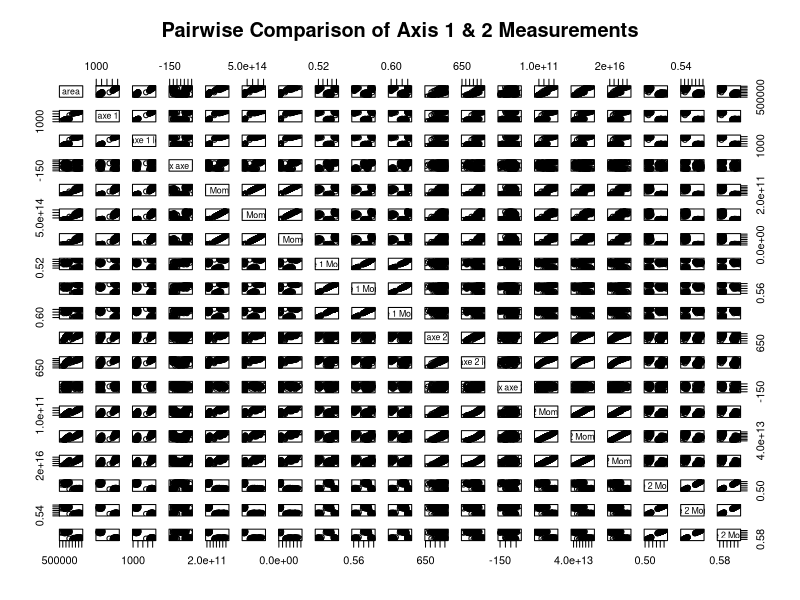
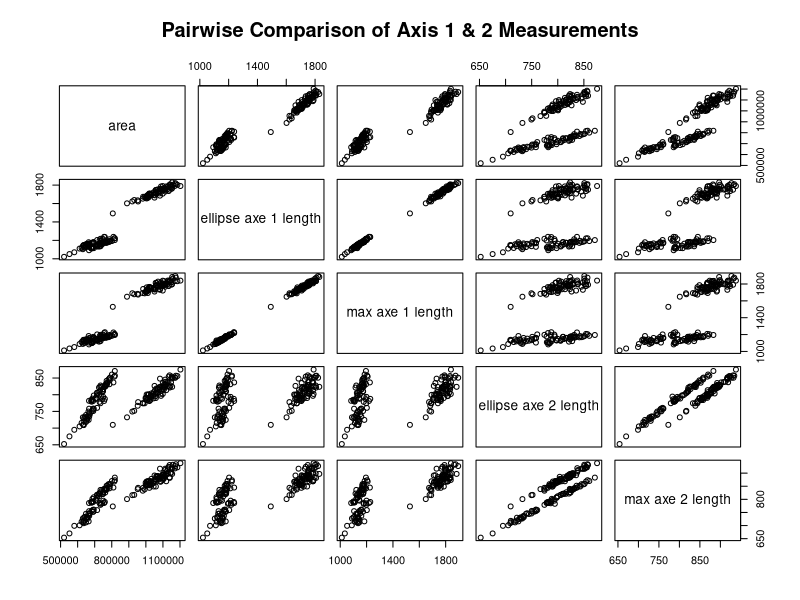
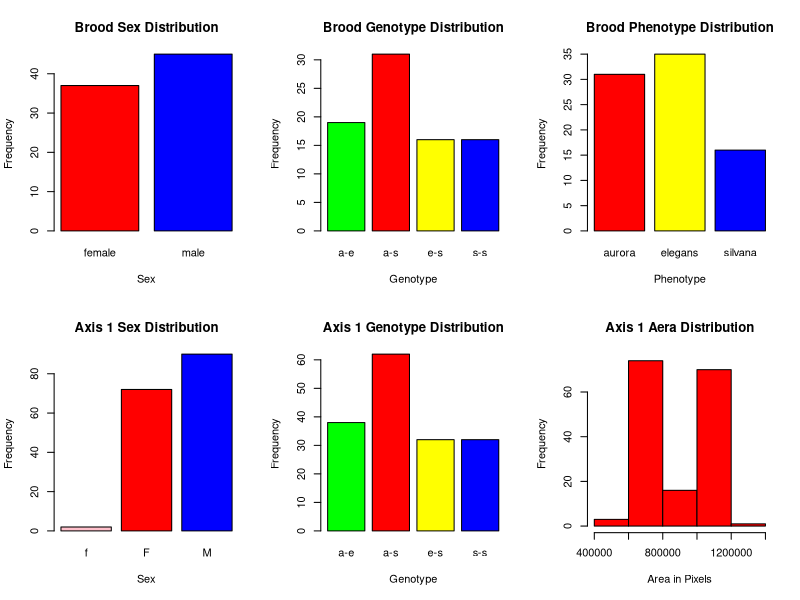

Write R code to recreate these figures, in order.
# J. Jedediah Smith
# BIFX 551
# Assignment 1
# 2/19/2022


##############
# QUESTION 1 #
##############

# Loading the document into R and remove bad rows.
# https://www.r-bloggers.com/2021/06/reading-data-from-excel-files-xlsxlsxcsv-into-r-quick-guide/
library("readxl")
Axis1 <- read_excel("WING paper Data for repository.xlsx", sheet = "Axis 1 measures")
Axis1 <- Axis1[-c(165:175),]
Axis2 <- read_excel("WING paper Data for repository.xlsx", sheet = "Axis 2 measures")
Axis2 <- Axis2[-c(165:168),]

# Remove unneeded name and duplicate variable.
Axis2 <- Axis2[-c(1,3,13)]

# Renaming the name column to match the other sheet.
# https://stackoverflow.com/questions/7531868/how-to-rename-a-single-column-in-a-data-frame
names(Axis2)[names(Axis2) == 'name...2'] <- 'name'

# Combine variables for Axis 1 and 2 together using their name.
CombinedAxis <- merge(Axis1,Axis2,by="name")

# Make sure all the numeric columns are numeric.
# https://stackoverflow.com/questions/2288485/how-to-convert-a-data-frame-column-to-numeric-type
CombinedAxis[, c(4:20)] <- sapply(CombinedAxis[, c(4:20)], as.numeric)


##############
# QUESTION 2 #
##############

# Remove the non-number variables.
NumOnly <- CombinedAxis[-c(1:3)]

# Statistical description.
summary(NumOnly)

# Variable correlation.
CombinedCor <- cor(NumOnly)


##############
# QUESTION 3 #
##############

# Initial pairwise relationship.
pairs(NumOnly, main="Pairwise Comparison of Axis 1 & 2 Measurements")

# Cut out excessive variables.
NumOnlyRefined <- NumOnly[-c(4:10,13:19)]

# Rerun pairwise relationship.
pairs(NumOnlyRefined, main="Pairwise Comparison of Axis 1 & 2 Measurements")


##############
# QUESTION 4 #
##############

# Read in the data and remove bad rows.
Brood <- read_excel("WING paper Data for repository.xlsx", sheet = "Experimental brood")
Brood <- Brood[-c(83:88),]

par(mfrow=c(2,3))

# Compare Sex
countSex0 <- table(Brood$sex)
barplot(countSex0,
        main="Brood Sex Distribution",
        xlab="Sex", ylab="Frequency",
        col=c("red", "blue"),
        legend=rownames(Brood$sex))

# Compare Genotype
countGenotype0 <- table(Brood$genotype)
barplot(countGenotype0,
        main="Brood Genotype Distribution",
        xlab="Genotype", ylab="Frequency",
        col=c("green", "red", "yellow", "blue"),
        legend=rownames(Brood$genotype))

# Compare Phenotype
countPhenotype0 <- table(Brood$phenotype)
barplot(countPhenotype0,
        main="Brood Phenotype Distribution",
        xlab="Phenotype", ylab="Frequency",
        col=c("red", "yellow", "blue"),
        legend=rownames(Brood$phenotype))


##############
# QUESTION 5 #
##############

# Compare Axis1 sex distribution.
countSex1 <- table(Axis1$sex)
barplot(countSex1,
        main="Axis 1 Sex Distribution",
        xlab="Sex", ylab="Frequency",
        col=c("pink", "red", "blue"),
        legend=rownames(Axis1$sex))

# Compare Axis1 genotype distribution.
countGenotype1 <- table(Axis1$genotype)
barplot(countGenotype1,
        main="Axis 1 Genotype Distribution",
        xlab="Genotype", ylab="Frequency",
        col=c("green", "red", "yellow", "blue"),
        legend=rownames(Axis1$genotype))

# Compare Axis1 area distribution.
hist(Axis1$area,
     breaks=3,
     col="red",
     xlab="Area in Pixels",
     main="Axis 1 Aera Distribution")

par(mfrow=c(1,1))